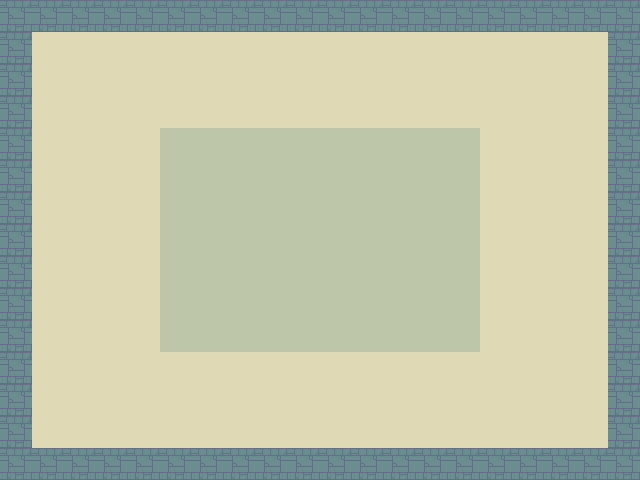

Below is a game level as drawn by its tile map, then a one-line description and the .tmx that defines it (tile-layer data replaced by summaries):
An orthogonal 20x15 tile map with 32x32 px tiles, 1 tile layer (Ground) and 4 objects.

<map version="1.0" orientation="orthogonal" renderorder="right-up" width="20" height="15" tilewidth="32" tileheight="32" nextobjectid="7">
 <tileset firstgid="1" source="floor-tileset.tsx" />
 <layer name="Ground" width="20" height="15">
  <data>[300 cells, 300 non-empty, 3 distinct tile ids]</data>
 </layer>
 <objectgroup name="Walls">
  <object id="3" x="0" y="0" width="640" height="32" />
  <object id="4" x="0" y="448" width="640" height="32" />
  <object id="5" x="0" y="32" width="32" height="416" />
  <object id="6" x="608" y="32" width="32" height="416" />
 </objectgroup>
</map>
